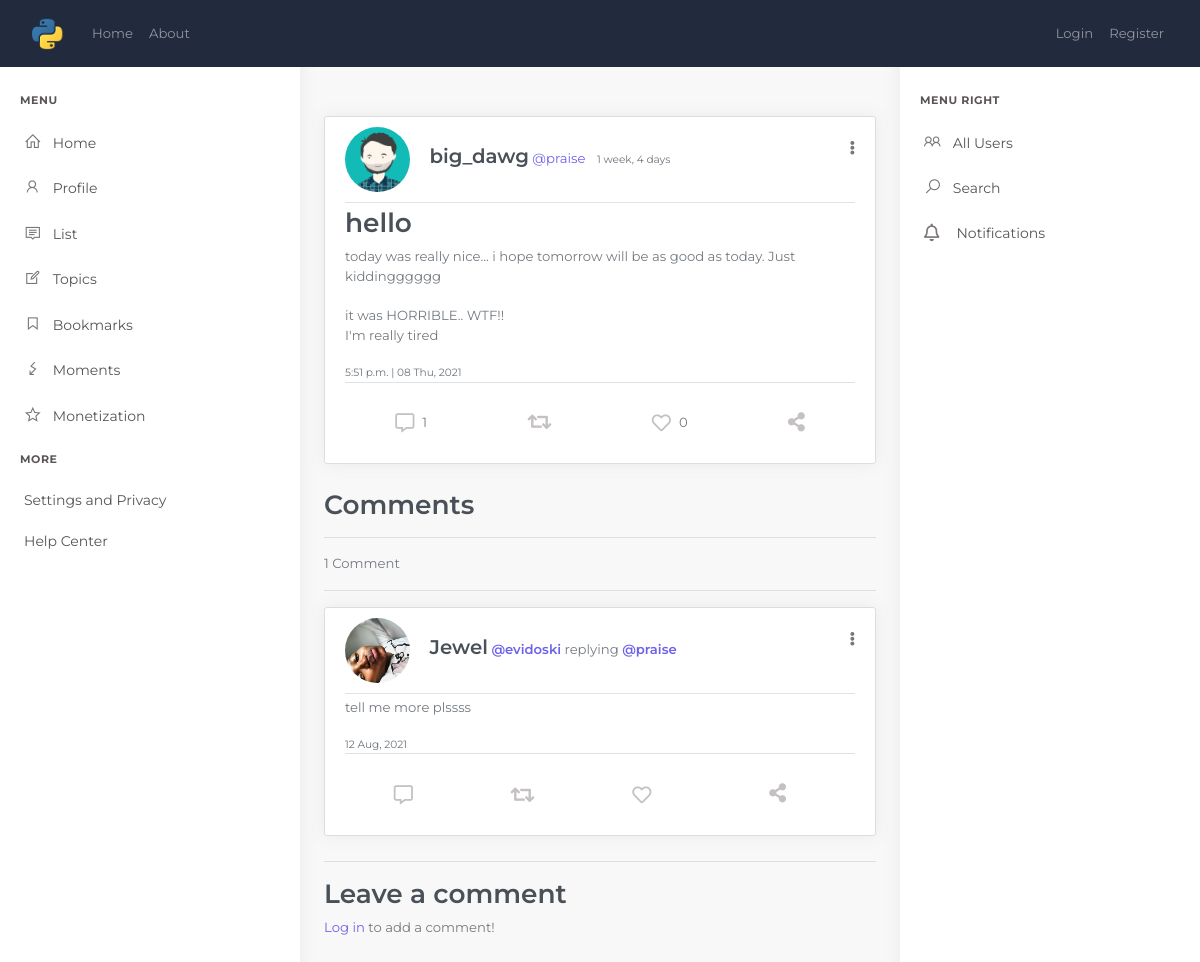
/post/5/, run on an earlier commit of the app's database.
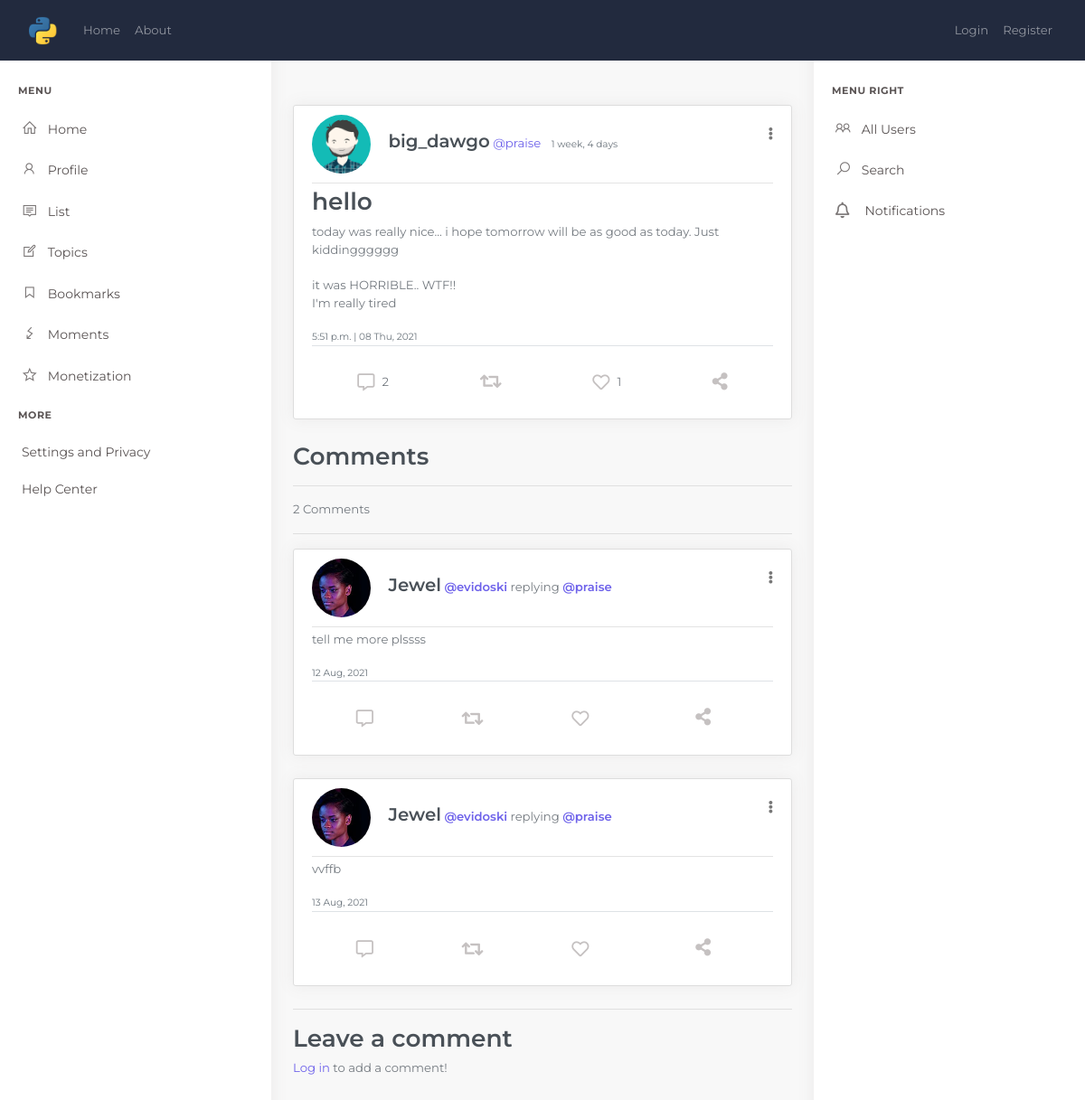
And on a later commit of the database.
### blog/models.py (models this page shows, shortened)
class Post(models.Model):
    title = models.CharField(max_length=100)
    content = models.TextField()
    date_posted = models.DateTimeField(default=timezone.now)
    author = models.ForeignKey(User, on_delete=models.CASCADE)
    liked = models.ManyToManyField(Profile, blank=True, related_name='likes')
    objects = models.Manager()
    @property
    def number_of_comments(self):
        return Comment.objects.filter(post=self).count()
    @property
    def num_likes(self):
        return self.liked.all().count()

class Comment(models.Model):
    post = models.ForeignKey(Post, related_name='comments', on_delete=models.CASCADE)
    author = models.ForeignKey(User, on_delete=models.CASCADE)
    content = models.TextField()
    date_added= models.DateTimeField(auto_now_add=True)
    class Meta:
        ordering = ['date_added']

### users/models.py (models this page shows, shortened)
class Profile(models.Model):
    user = models.OneToOneField(User, on_delete=models.CASCADE)
    displayname = models.CharField('Name', default='', max_length=25, blank=True, null=True)
    slug = AutoSlugField(populate_from='user', null=True)
    bio = models.TextField(default='', blank=True, null=True)
    birthday = models.DateField('Birthday', blank=True, null=True)
    image = models.ImageField(default='default.png', upload_to='profile_pics', blank=True, null=True)
    coverimage = models.ImageField(default='default.png', upload_to='cover_pics', blank=True, null=True)
    followers = models.ManyToManyField("Profile", blank=True)
    def get_absolute_url(self):
        return "/users/profile/{}".format(self.slug)

### blog/views.py (the view, shortened to what this page needs)
# urls.py: path('post/<int:pk>/', PostDetailView.as_view(), name='post-detail'),
class PostDetailView(DetailView):
    model = Post
    template_name = 'blog/post_detail.html'
    def get_context_data(self, *args, **kwargs):
        context = super().get_context_data(**kwargs)
        comments = Comment.objects.filter(post=self.get_object()).order_by('date_added')
        context['comments'] = comments
        if self.request.user.is_authenticated:
            context['comment_form'] = CommentForm(instance=self.request.user)
            rec_follow_requests = FollowRequest.objects.filter(to_user=self.request.user)
            context['rec_follow_requests'] = rec_follow_requests
        return context

### blog/templates/blog/post_detail.html (shortened to what the changed rows need)
{% extends "blog/base.html" %}
    {% block content %}
    <div class="main-content">
      <div class="page-content">
          <div class="container-fluid">
            <article class="media content-section">
                  <div class="media-body">
                    <div class="article-metadata">
                      <a href="{{ object.author.profile.get_absolute_url }}">
                        <img class="rounded-circle article-img" alt="{{ object.author }}" src="{{ object.author.profile.image.url }}" />
                      </a>
                      <span class="h4">{{ post.author.profile.displayname }}</span>
                      <a class="mr-2" href="{{object.author.profile.get_absolute_url}}"><span>@</span>{{ object.author }}</a>
                      <small class="text-muted">{{ object.date_posted|timesince }}</small>
                        <div class="dropdown float-right position-relative mt-2">
                          <a href="#" class="dropdown-toggle h4 text-muted" data-toggle="dropdown"
                              aria-expanded="false">
                          </a>
                      </div>
                    </div>
                    <div class="border-bottom border-sm">
                      <h2 class="article-title">{{ object.title }}</h2>
                      <p class="article-content">{{ object.content }}</p>
                      <small class="text-muted">{{ object.date_posted|time }} <span>|</span> {{ object.date_posted|date:'m D, Y' }}</small>
                    </div>
                      <div class="action-btns d-flex text-center justify-content-around align-items-center mx-auto" >
                        <a href="#comment" class="d-flex align-items-center btn">
                          <i class="far fa-comment-alt icons"></i><span class="ml-2">{{ object.number_of_comments }}</span>
                        </a>
                        <form action="{% url 'like_post' %}" method="POST" id="{{object.id}}" class="like-form ">
                          <button type="submit" name="post_id" value="{{post.id}}" class="btn d-flex align-items-center like-btn{{object.id}}">
                              <i class="far fa-heart icons like-btn{{object.id}}"></i><span class="ml-2 like-count{{object.id}}">{{ object.num_likes }}</span>
                          </button>
                        </form>
                      </div>
                  </div>
            </article>
            <div class="blog_comment">
              <h2>Comments</h2>
              <hr>
              {% if not comments %}
                <h5>No comments yet</h5>
              {% else %}
                <p>{{ object.number_of_comments }} Comment{{ object.number_of_comments|pluralize }}</p>
                <hr>
                {% for comment in comments %}
                  <article class="media content-section">
                    <div class="media-body">
                      <div class="article-metadata post-detail">
                        <a href="{{ comment.author.profile.get_absolute_url }}" >
                          <img class="rounded-circle article-img" alt="{{ comment.author }}" src="{{ comment.author.profile.image.url }}" />
                        </a>
                        <span class="h4">{{ comment.author.profile.displayname }}</span>
                        <a class="h6" href="{{ comment.author.profile.get_absolute_url }}"><span>@</span>{{ comment.author }}</a>
                        replying <a class="mr-2 h6" href="{{object.author.profile.get_absolute_url}}"><span>@</span>{{ object.author }}</a>
                        <div class="dropdown float-right position-relative mt-2">
                          <a href="#" class="dropdown-toggle h4 text-muted " data-toggle="dropdown"
                              aria-expanded="false">
                              <i class="fas fa-ellipsis-v"></i>
                          </a>
                        </div>
                      </div>
                      <div class="border-bottom border-sm">
                        <p class="article-content">{{  comment.content|safe  }}</p>
                        <small class="text-muted">{{ comment.date_added|date:'d M, Y' }}</small>
                      </div>
                        <div class="action-btns d-flex text-center justify-content-around align-items-center mx-auto" >
                              <i class="far fa-comment-alt icons"></i>
                          <i class="fa fa-retweet icons"></i>
                          <i class="far fa-heart icons"></i>
                          <button class="btn" id="{{comment.id}}" data-toggle="modal" data-target="#sharemodal-{{comment.id}}">
                            <i class="fas fa-share-alt icons "></i>
                          </button>
                        </div>
                    </div>
                  </article>
                {% endfor %}
              {% endif %}
            </div>
            <div class="post-comment" id="comment">
              <h2>Leave a comment</h2>
            </div>
          </div>
      </div>
    </div>
{% endblock content %}

What changed in the data, as far as the page shows it:
changed through a linked row, Post "hello": author.profile.displayname "big_dawg" → "big_dawgo"; number_of_comments "1" → "2"; num_likes "0" → "1"
changed through a linked row, Comment "tell me more plssss": author.profile.image: a different picture
added Comment: author.profile.image (picture), author.profile.displayname "Jewel", author "evidoski", {{ object.author }} "praise", content "vvffb", date_added "13 Aug, 2021"
